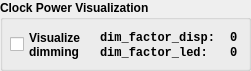
   <widget class="QGroupBox" name="widget_power">
    <property name="geometry">
     <rect>
      <x>910</x>
      <y>350</y>
      <width>251</width>
      <height>71</height>
     </rect>
    </property>
    <property name="font">
     <font>
      <weight>75</weight>
      <bold>true</bold>
     </font>
    </property>
    <property name="title">
     <string>Clock Power Visualization</string>
    </property>
    <widget class="QCheckBox" name="power_dim_visible">
     <property name="geometry">
      <rect>
       <x>10</x>
       <y>24</y>
       <width>81</width>
       <height>41</height>
      </rect>
     </property>
     <property name="text">
      <string>Visualize
dimming</string>
     </property>
    </widget>
    <widget class="QLabel" name="power_disp_intro">
     <property name="geometry">
      <rect>
       <x>100</x>
       <y>30</y>
       <width>121</width>
       <height>16</height>
      </rect>
     </property>
     <property name="font">
      <font>
       <family>Consolas</family>
      </font>
     </property>
     <property name="text">
      <string>dim_factor_disp:</string>
     </property>
    </widget>
    <widget class="QLabel" name="power_led_intro">
     <property name="geometry">
      <rect>
       <x>100</x>
       <y>45</y>
       <width>111</width>
       <height>16</height>
      </rect>
     </property>
     <property name="font">
      <font>
       <family>Consolas</family>
      </font>
     </property>
     <property name="text">
      <string>dim_factor_led:</string>
     </property>
    </widget>
    <widget class="QLabel" name="power_disp_val">
     <property name="geometry">
      <rect>
       <x>230</x>
       <y>30</y>
       <width>16</width>
       <height>16</height>
      </rect>
     </property>
     <property name="font">
      <font>
       <family>Consolas</family>
      </font>
     </property>
     <property name="text">
      <string>0</string>
     </property>
    </widget>
    <widget class="QLabel" name="power_led_val">
     <property name="geometry">
      <rect>
       <x>230</x>
       <y>45</y>
       <width>16</width>
       <height>16</height>
      </rect>
     </property>
     <property name="font">
      <font>
       <family>Consolas</family>
      </font>
     </property>
     <property name="text">
      <string>0</string>
     </property>
    </widget>
   </widget>
